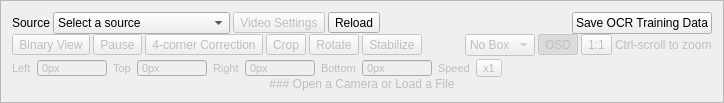
     <widget class="QFrame" name="frame_source_view">
      <property name="enabled">
       <bool>true</bool>
      </property>
      <property name="sizePolicy">
       <sizepolicy hsizetype="Expanding" vsizetype="Preferred">
        <horstretch>0</horstretch>
        <verstretch>0</verstretch>
       </sizepolicy>
      </property>
      <property name="frameShape">
       <enum>QFrame::StyledPanel</enum>
      </property>
      <property name="frameShadow">
       <enum>QFrame::Raised</enum>
      </property>
      <layout class="QVBoxLayout" name="_3">
       <property name="spacing">
        <number>0</number>
       </property>
       <item>
        <widget class="QWidget" name="widget_4" native="true">
         <layout class="QHBoxLayout" name="horizontalLayout_4">
          <property name="spacing">
           <number>6</number>
          </property>
          <property name="leftMargin">
           <number>0</number>
          </property>
          <property name="topMargin">
           <number>0</number>
          </property>
          <property name="rightMargin">
           <number>0</number>
          </property>
          <property name="bottomMargin">
           <number>0</number>
          </property>
          <item>
           <widget class="QWidget" name="widget_3" native="true">
            <layout class="QHBoxLayout" name="horizontalLayout_3">
             <property name="spacing">
              <number>3</number>
             </property>
             <property name="leftMargin">
              <number>0</number>
             </property>
             <property name="topMargin">
              <number>0</number>
             </property>
             <property name="rightMargin">
              <number>0</number>
             </property>
             <property name="bottomMargin">
              <number>0</number>
             </property>
             <item>
              <widget class="QLabel" name="label">
               <property name="sizePolicy">
                <sizepolicy hsizetype="Fixed" vsizetype="Preferred">
                 <horstretch>0</horstretch>
                 <verstretch>0</verstretch>
                </sizepolicy>
               </property>
               <property name="text">
                <string>Source</string>
               </property>
              </widget>
             </item>
             <item>
              <widget class="QComboBox" name="comboBox_camera_source">
               <property name="sizePolicy">
                <sizepolicy hsizetype="Preferred" vsizetype="Fixed">
                 <horstretch>1</horstretch>
                 <verstretch>0</verstretch>
                </sizepolicy>
               </property>
               <item>
                <property name="text">
                 <string>Select a source</string>
                </property>
               </item>
               <item>
                <property name="text">
                 <string>Open a Video File</string>
                </property>
               </item>
               <item>
                <property name="text">
                 <string>URL Source (HTTP, RTSP)</string>
                </property>
               </item>
               <item>
                <property name="text">
                 <string>Screen Capture</string>
                </property>
               </item>
              </widget>
             </item>
             <item>
              <widget class="QToolButton" name="toolButton_videoSettings">
               <property name="enabled">
                <bool>false</bool>
               </property>
               <property name="text">
                <string>Video Settings</string>
               </property>
              </widget>
             </item>
             <item>
              <widget class="QToolButton" name="pushButton_refresh_sources">
               <property name="toolTip">
                <string>Refresh Sources</string>
               </property>
               <property name="text">
                <string>Reload</string>
               </property>
              </widget>
             </item>
            </layout>
           </widget>
          </item>
          <item>
           <spacer name="horizontalSpacer">
            <property name="orientation">
             <enum>Qt::Horizontal</enum>
            </property>
            <property name="sizeHint" stdset="0">
             <size>
              <width>40</width>
              <height>20</height>
             </size>
            </property>
           </spacer>
          </item>
          <item>
           <widget class="QPushButton" name="pushButton_saveOCRTrainingData">
            <property name="text">
             <string>Save OCR Training Data</string>
            </property>
            <property name="checkable">
             <bool>true</bool>
            </property>
           </widget>
          </item>
         </layout>
        </widget>
       </item>
       <item>
        <widget class="QWidget" name="widget_viewTools" native="true">
         <property name="enabled">
          <bool>false</bool>
         </property>
         <layout class="QHBoxLayout" name="horizontalLayout_10">
          <property name="spacing">
           <number>3</number>
          </property>
          <property name="leftMargin">
           <number>0</number>
          </property>
          <property name="topMargin">
           <number>0</number>
          </property>
          <property name="rightMargin">
           <number>0</number>
          </property>
          <property name="bottomMargin">
           <number>3</number>
          </property>
          <item>
           <widget class="QToolButton" name="pushButton_binary">
            <property name="text">
             <string>Binary View</string>
            </property>
            <property name="checkable">
             <bool>true</bool>
            </property>
           </widget>
          </item>
          <item>
           <widget class="QToolButton" name="toolButton_pause">
            <property name="enabled">
             <bool>false</bool>
            </property>
            <property name="text">
             <string>Pause</string>
            </property>
           </widget>
          </item>
          <item>
           <widget class="QToolButton" name="pushButton_fourCorner">
            <property name="text">
             <string>4-corner Correction</string>
            </property>
            <property name="checkable">
             <bool>true</bool>
            </property>
           </widget>
          </item>
          <item>
           <widget class="QToolButton" name="toolButton_topCrop">
            <property name="toolTip">
             <string>Apply cropping to the entire image</string>
            </property>
            <property name="text">
             <string>Crop</string>
            </property>
            <property name="checkable">
             <bool>true</bool>
            </property>
           </widget>
          </item>
          <item>
           <widget class="QToolButton" name="toolButton_rotate">
            <property name="text">
             <string>Rotate</string>
            </property>
           </widget>
          </item>
          <item>
           <widget class="QToolButton" name="pushButton_stabilize">
            <property name="text">
             <string>Stabilize</string>
            </property>
            <property name="checkable">
             <bool>true</bool>
            </property>
           </widget>
          </item>
          <item>
           <spacer name="horizontalSpacer_2">
            <property name="orientation">
             <enum>Qt::Horizontal</enum>
            </property>
            <property name="sizeHint" stdset="0">
             <size>
              <width>40</width>
              <height>20</height>
             </size>
            </property>
           </spacer>
          </item>
          <item>
           <widget class="QComboBox" name="comboBox_boxDisplayStyle">
            <item>
             <property name="text">
              <string>No Box</string>
             </property>
            </item>
            <item>
             <property name="text">
              <string>Outline</string>
             </property>
            </item>
            <item>
             <property name="text">
              <string>Names</string>
             </property>
            </item>
            <item>
             <property name="text">
              <string>All</string>
             </property>
            </item>
           </widget>
          </item>
          <item>
           <widget class="QToolButton" name="toolButton_osd">
            <property name="toolTip">
             <string>Show Statistics</string>
            </property>
            <property name="text">
             <string>OSD</string>
            </property>
            <property name="checkable">
             <bool>true</bool>
            </property>
            <property name="checked">
             <bool>true</bool>
            </property>
           </widget>
          </item>
          <item>
           <widget class="QToolButton" name="toolButton_zoomReset">
            <property name="toolTip">
             <string>Reset zoom</string>
            </property>
            <property name="text">
             <string>1:1</string>
            </property>
           </widget>
          </item>
          <item>
           <widget class="QLabel" name="label_11">
            <property name="enabled">
             <bool>false</bool>
            </property>
            <property name="text">
             <string>Ctrl-scroll to zoom</string>
            </property>
           </widget>
          </item>
         </layout>
        </widget>
       </item>
       <item>
        <widget class="QWidget" name="widget_cropPanel" native="true">
         <property name="enabled">
          <bool>false</bool>
         </property>
         <property name="maximumSize">
          <size>
           <width>16777215</width>
           <height>18</height>
          </size>
         </property>
         <property name="font">
          <font>
           <pointsize>8</pointsize>
          </font>
         </property>
         <layout class="QHBoxLayout" name="horizontalLayout_26">
          <property name="leftMargin">
           <number>0</number>
          </property>
          <property name="topMargin">
           <number>0</number>
          </property>
          <property name="rightMargin">
           <number>0</number>
          </property>
          <property name="bottomMargin">
           <number>0</number>
          </property>
          <item>
           <widget class="QLabel" name="label_16">
            <property name="text">
             <string>Left</string>
            </property>
           </widget>
          </item>
          <item>
           <widget class="QSpinBox" name="spinBox_leftCrop">
            <property name="minimumSize">
             <size>
              <width>70</width>
              <height>0</height>
             </size>
            </property>
            <property name="buttonSymbols">
             <enum>QAbstractSpinBox::NoButtons</enum>
            </property>
            <property name="suffix">
             <string>px</string>
            </property>
            <property name="maximum">
             <number>9999</number>
            </property>
           </widget>
          </item>
          <item>
           <widget class="QLabel" name="label_17">
            <property name="text">
             <string>Top</string>
            </property>
           </widget>
          </item>
          <item>
           <widget class="QSpinBox" name="spinBox_topCrop">
            <property name="minimumSize">
             <size>
              <width>70</width>
              <height>0</height>
             </size>
            </property>
            <property name="buttonSymbols">
             <enum>QAbstractSpinBox::NoButtons</enum>
            </property>
            <property name="suffix">
             <string>px</string>
            </property>
            <property name="maximum">
             <number>9999</number>
            </property>
           </widget>
          </item>
          <item>
           <widget class="QLabel" name="label_18">
            <property name="text">
             <string>Right</string>
            </property>
           </widget>
          </item>
          <item>
           <widget class="QSpinBox" name="spinBox_rightCrop">
            <property name="minimumSize">
             <size>
              <width>70</width>
              <height>0</height>
             </size>
            </property>
            <property name="buttonSymbols">
             <enum>QAbstractSpinBox::NoButtons</enum>
            </property>
            <property name="suffix">
             <string>px</string>
            </property>
            <property name="maximum">
             <number>9999</number>
            </property>
           </widget>
          </item>
          <item>
           <widget class="QLabel" name="label_19">
            <property name="text">
             <string>Bottom</string>
            </property>
           </widget>
          </item>
          <item>
           <widget class="QSpinBox" name="spinBox_bottomCrop">
            <property name="minimumSize">
             <size>
              <width>70</width>
              <height>0</height>
             </size>
            </property>
            <property name="buttonSymbols">
             <enum>QAbstractSpinBox::NoButtons</enum>
            </property>
            <property name="suffix">
             <string>px</string>
            </property>
            <property name="maximum">
             <number>9999</number>
            </property>
           </widget>
          </item>
          <item>
           <widget class="QLabel" name="label_22">
            <property name="text">
             <string>Speed</string>
            </property>
           </widget>
          </item>
          <item>
           <widget class="QToolButton" name="toolButton_speed">
            <property name="text">
             <string>x1</string>
            </property>
           </widget>
          </item>
          <item>
           <spacer name="horizontalSpacer_4">
            <property name="orientation">
             <enum>Qt::Horizontal</enum>
            </property>
            <property name="sizeHint" stdset="0">
             <size>
              <width>40</width>
              <height>20</height>
             </size>
            </property>
           </spacer>
          </item>
         </layout>
        </widget>
       </item>
       <item>
        <widget class="QFrame" name="frame_for_source_view_label">
         <property name="enabled">
          <bool>true</bool>
         </property>
         <property name="sizePolicy">
          <sizepolicy hsizetype="Preferred" vsizetype="Expanding">
           <horstretch>0</horstretch>
           <verstretch>0</verstretch>
          </sizepolicy>
         </property>
         <layout class="QGridLayout" name="gridLayout">
          <property name="sizeConstraint">
           <enum>QLayout::SetMaximumSize</enum>
          </property>
          <property name="leftMargin">
           <number>0</number>
          </property>
          <property name="topMargin">
           <number>0</number>
          </property>
          <property name="rightMargin">
           <number>0</number>
          </property>
          <property name="bottomMargin">
           <number>0</number>
          </property>
          <item row="0" column="0">
           <widget class="QLabel" name="label_12">
            <property name="enabled">
             <bool>false</bool>
            </property>
            <property name="text">
             <string>### Open a Camera or Load a File</string>
            </property>
            <property name="textFormat">
             <enum>Qt::MarkdownText</enum>
            </property>
            <property name="alignment">
             <set>Qt::AlignCenter</set>
            </property>
           </widget>
          </item>
         </layout>
        </widget>
       </item>
      </layout>
     </widget>
